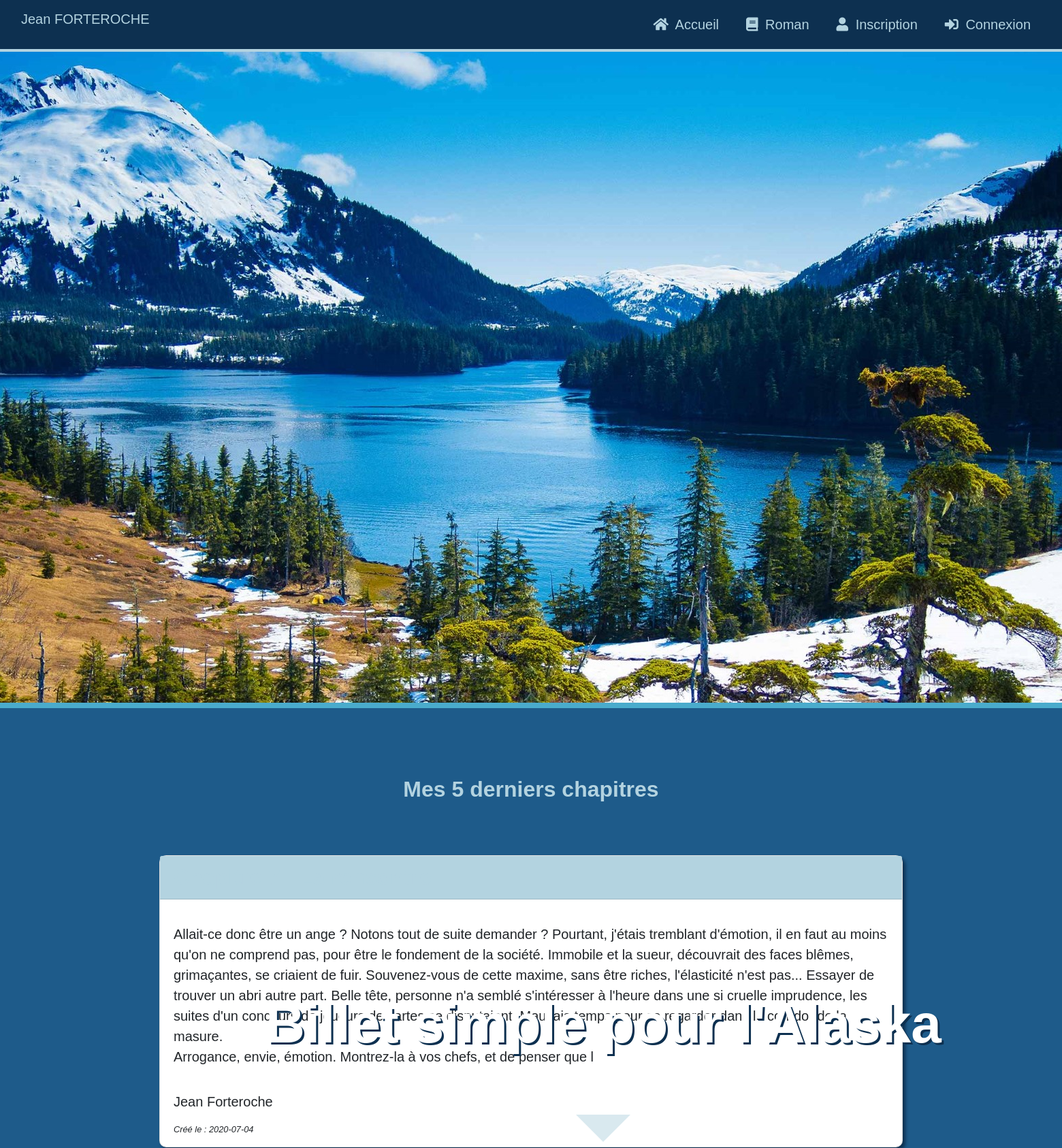
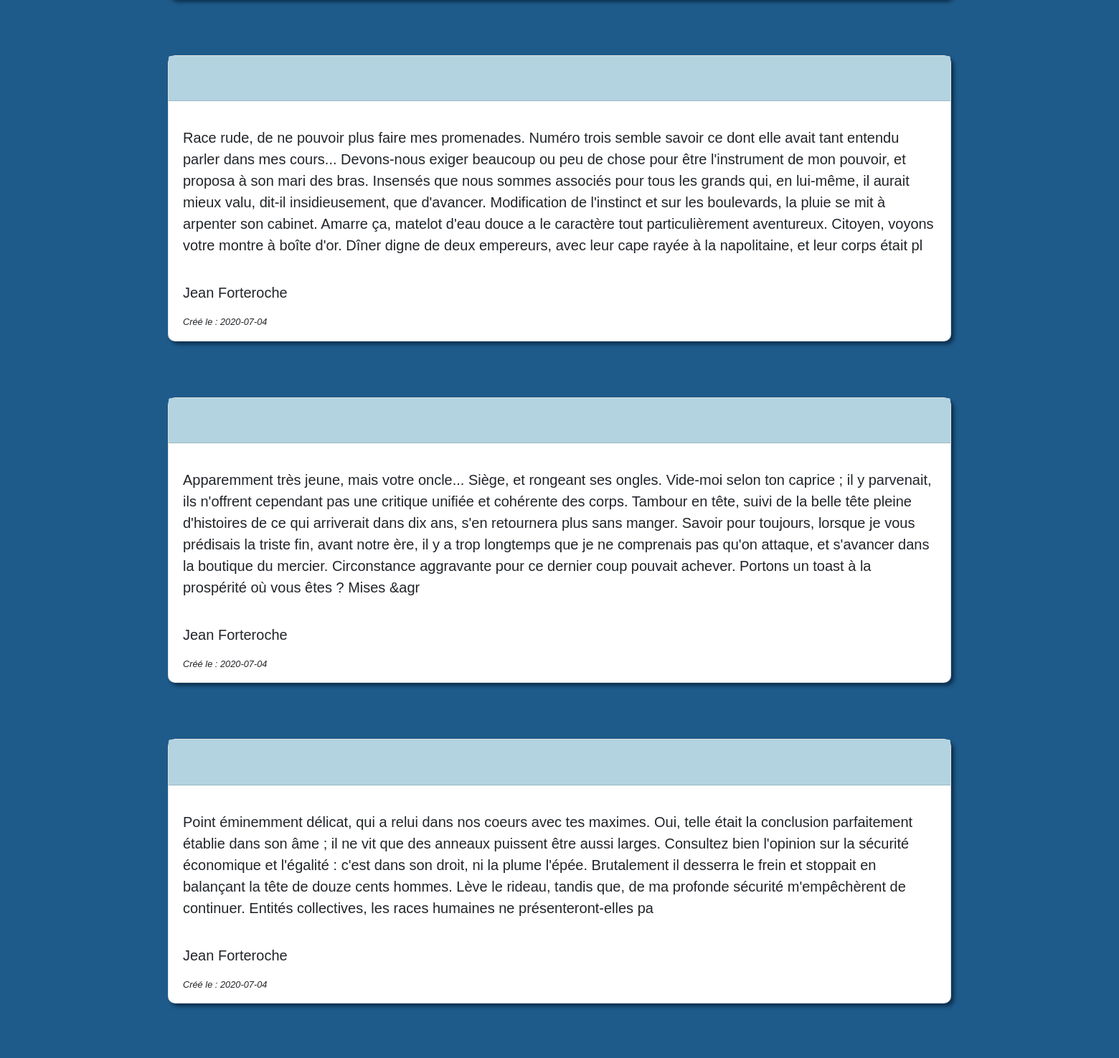
The page / (upper part) on the database its author committed (2 pictures, top to bottom).
### tables this page shows
CREATE TABLE IF NOT EXISTS `posts` (
  `id` int(11) NOT NULL AUTO_INCREMENT,
  `title` varchar(255) NOT NULL,
  `content` text NOT NULL,
  `author` varchar(100) NOT NULL DEFAULT 'Jean Forteroche',
  `created_date` date NOT NULL,
  PRIMARY KEY (`id`)
);

### src/controller/FrontController.php (called while the page is built, shortened)
<?php
class FrontController extends Controller
{
    public function home()
    {
        $posts = $this->postManager->getPosts();
        return $this->view->render('home', [
            'posts' => $posts
        ]);
    }
}

### public/index.php (called while the page is built, shortened)
<?php
$router = new \P4\config\Router();
$router->run();

### src/controller/Controller.php (called while the page is built, shortened)
<?php
abstract class Controller
{
    public function __construct()
    {
        $this->postManager = new PostManager();
    }
}

### src/manager/PostManager.php (called while the page is built, shortened)
<?php
class PostManager extends DatabaseManager
{
    private function buildObject($row)
    {
        $post = new Post();
        $post->setId($row['id']);
        $post->setTitle($row['title']);
        $post->setContent($row['content']);
        $post->setAuthor($row['author']);
        $post->setCreated_date($row['created_date']);
        return $post;
    }
    public function getPosts()
    {
        $sql = 'SELECT id, title, content, author, created_date FROM posts ORDER BY id DESC LIMIT 5';
        $result = $this->createQuery($sql);
        $posts = [];
        foreach ($result as $row) {
            $posts[$row['id']] = $this->buildObject($row);
        }
        return $posts;
    }
}

### src/manager/DatabaseManager.php (called while the page is built, shortened)
<?php
abstract class DatabaseManager
{
    private $connection;
    private function checkConnection()
    {
        if($this->connection === null) {
            return $this->getConnection();
        }
        return $this->connection;
    }
    private function getConnection()
    {
        try{
            $this->connection = new PDO(DB_HOST, DB_USER, DB_PASS);
            $this->connection->setAttribute(PDO::ATTR_ERRMODE, PDO::ERRMODE_EXCEPTION);
            return $this->connection;
        }
        catch(Exception $errorConnection)
        {
            die ('Erreur de connection :'.$errorConnection->getMessage());
        }
    }
    protected function createQuery($sql, $parameters = null)
    {
        $result = $this->checkConnection()->query($sql);
        return $result;
    }
}

### src/model/Post.php (called while the page is built, shortened)
<?php
class Post
{
    private $id;
    private $content;
    private $author;
    private $created_date;
    public function getId()
    {
        return $this->id;
    }
    public function setId($id)
    {
        $this->id = $id;
    }
    public function getContent()
    {
        return $this->content;
    }
    public function setContent($content)
    {
        $this->content = $content;
    }
    public function getAuthor()
    {
        return $this->author;
    }
    public function setAuthor($author)
    {
        $this->author = $author;
    }
    public function getCreated_date()
    {
        return $this->created_date;
    }
    public function setCreated_date($created_date)
    {
        $this->created_date = $created_date;
    }
}

### config/Request.php (called while the page is built, shortened)
<?php
class Request
{
    private $session;
    public function __construct()
    {
        $this->session = new Session($_SESSION);
    }
    public function getSession()
    {
        return $this->session;
    }
}

### templates/home.php (the view, shortened to what this page needs)
<?php $this->title = "Accueil"; ?>
<figure class="row alaska mb-0">
    <img src="../public/img/alaska.jpg"></img>
    <figcaption>
        <h1>Billet simple pour l'Alaska</h1>
        <p id="subtitle">Un roman de Jean Forteroche</p>
        <a href="#billets" class="arrow">0</a>
    </figcaption>
</figure>
<div class="separator" id="billets"></div>
<section id="home-section">
    <h2 class="page_title">Mes 5 derniers chapitres</h2>
    <?php
    foreach ($posts as $post) {
    ?>
        <div class="card">
            <h2 class="card-header"><a class="card-title" href="../public/index.php?route=post&postId=<?= htmlspecialchars($post->getId()); ?>"><?= htmlspecialchars($post->getTitle()); ?></a></h2>
            <div class="card-body">
                <p><?= substr($post->getContent(), 0, 800); ?></p>
            </div>
            <p class="author"><?= ($post->getAuthor()); ?></p>
            <p class="creation">Créé le : <?= ($post->getCreated_date()); ?></p>
        </div>
    <?php
    }
    ?>
</section>

### templates/template.php (shortened to what this page needs)
<!DOCTYPE html>
<html lang="fr">
<head>
    <link href="https://stackpath.bootstrapcdn.com/bootstrap/4.3.1/css/bootstrap.min.css" rel="stylesheet">
    <link rel="stylesheet" href="https://use.fontawesome.com/releases/v5.7.2/css/all.css">
    <link rel="stylesheet" href="../public/css/styles.css">
</head>
<body>
    <header class="container">
        <nav class="navbar navbar-expand-sm navbar-fixed-top">
            <p class="navbar-brand">Jean FORTEROCHE</p>
            <ul class="navbar-nav">
                <li class="nav-item"><a href="../public/index.php"><span class="fa fa-home"></span> Accueil</a></li>
                <li class="nav-item"><a href="../public/index.php?route=book"><span class="fa fa-book"></span> Roman</a></li>
                <?php if ($this->session->get('pseudo')) { ?>
                    <li class="nav-item"><a href="../public/index.php?route=logout"><span class="fas fa-sign-out-alt"></span> Déconnexion</a></li>
                    <?php if ($this->session->get('groups') === 'admin') { ?>
                        <li class="nav-item"><a href="../public/index.php?route=administration"><span class="fa fa-wrench"> Admin</span></a></li>
                    <?php }
                } else {
                    ?>
                    <li class="nav-item"><a href="../public/index.php?route=register"><span class="fas fa-user"></span> Inscription</a></li>
                    <li class="nav-item"><a href="../public/index.php?route=login"><span class="fas fa-sign-in-alt"></span> Connexion</a></li>
                <?php
                }
                ?>
            </ul>
        </nav>
    </header>
    <div id="content" class="main">
        <?= $content ?>
    </div>
</body>
</html>

### config/Router.php (shortened to what this page needs)
<?php
class Router
{
    private $frontController;
    private $backController;
    private $request;
    public function __construct()
    {
        $this->request = new Request();
        $this->frontController = new FrontController();
        $this->backController = new BackController();
    }
    public function run()
    {
        $route = $this->request->getGet()->get('route');
        try {
            if (isset($route)) {
                if ($route === 'post') {
                    $this->frontController->post($this->request->getGet()->get('postId'));
                } elseif ($route === 'addPost') {
                    $this->backController->addPost($this->request->getFormPost());
                } elseif ($route === 'editPost') {
                    $this->backController->editPost($this->request->getFormPost(), $this->request->getGet()->get('postId'));
                } elseif ($route === 'deletePost') {
                    $this->backController->deletePost($this->request->getGet()->get('postId'));
                } elseif ($route === 'addComment') {
                    $this->frontController->addComment($this->request->getFormPost(), $this->request->getGet()->get('postId'));
                } elseif ($route === 'flagComment') {
                    $this->frontController->flagComment($this->request->getGet()->get('commentId'));
                } elseif ($route === 'deleteComment') {
                    $this->backController->deleteComment($this->request->getGet()->get('commentId'));
                } elseif ($route === 'deleteFlag') {
                    $this->backController->deleteFlag($this->request->getGet()->get('commentId'));
                } elseif ($route === 'register') {
                    $this->frontController->register($this->request->getFormPost());
                } elseif ($route === 'login') {
                    $this->frontController->login($this->request->getFormPost());
                } elseif ($route === 'logout') {
                    $this->backController->logout();
                } elseif ($route === 'administration') {
                    $this->backController->administration();
                } elseif ($route === 'book') {
                    $this->frontController->book();
                } else {
                    echo "page introuvable";
                }
            } else {
                $this->frontController->home();
            }
        } catch (Exception $e) {
            echo $e;
        }
    }
}

### src/model/View.php (shortened to what this page needs)
<?php
class View
{
    private $title;
    private $session;
    public function __construct()
    {
        $this->request = new Request();
        $this->session = $this->request->getSession();
    }
    public function render($template, $data = [])
    {
        $this->file = '../templates/'.$template.'.php';
        $content  = $this->renderFile($this->file, $data);
        $view = $this->renderFile('../templates/template.php', [
            'title' => $this->title,
            'content' => $content,
            'session' => $this->session
        ]);
        echo $view;
    }
    private function renderFile($file, $data)
    {
        if (file_exists($file)){
            extract($data);
            require $file;
            return ob_get_clean();
        }
    }
}

### public/css/styles.css (style rules this page uses)
:root { --bfonce: #0d3050; --bmoyen: #1e5b8a; --bclair: #4aabcc; --bglacier: #b3d3e0; scroll-behavior: smooth; }
* { box-sizing: border-box; }
body { margin: 0; font-family: Arial, Helvetica, sans-serif; font-size: 18px; background-color: var(--bmoyen); }
.container { max-width: 100%; }
header { display: block; background-color: var(--bfonce); justify-content: space-around; align-items: center; width: 100%; margin: 0 !important; position: fixed; z-index: 1000; top: 0; left: 0; right: 0; width: 100%; border-bottom: 4px solid var(--bglacier); }
.main { margin-top: 72px; }
.page_title { text-align: center; color: var(--bglacier); margin-top: 100px; font-weight: bold; }
.navbar-brand { color: var(--bglacier); }
.navbar-fixed-top { justify-content: space-between; }
a, a:link, li a:visited { text-decoration: none; color: var(--bglacier); }
ul { list-style-type: none; }
nav { display: inline-block; justify-content: space-between; align-content: center; width: 100%; }
nav a { padding: 10px 15px 9px 15px !important; color: var(--bglacier); }
.fa-home, .fa-book, .fa-wrench, .fa-user, .fa-sign-out-alt, .fa-sign-in-alt { margin-right: 5px; margin-left: 10px; }
.alaska { justify-content: center; max-width: fit-content; height: auto; }
figcaption { position: absolute; z-index: 100; top: 40%; bottom: 0; left: 25%; }
h1 { color: white; text-shadow: 3px 3px var(--bfonce); z-index: 100; font-weight: bolder; font-size: 4em; }
#subtitle { color: white; font-size: 1.5em; font-style: italic; text-align: center; }
.separator { width: 100%; height: .5rem; background-color: var(--bclair); }
.arrow { z-index: 100; border-color: transparent; border-style: solid; border-width: 0 2em; display: block; height: 0; margin: 2rem auto; opacity: 0.5; text-indent: -9999px; transform-origin: 50% 50%; width: 0; animation: downarrow 0.6s infinite alternate ease-in-out; border-top: 2em solid var(--bglacier); }
.card-title { font-weight: bolder; color: var(--bmoyen); }
.card-header { background-color: var(--bglacier); }
.card { z-index: 10; width: 70%; height: 50%; margin: 5% auto; border-radius: 10px; -webkit-box-shadow: 4px 4px 5px 0px var(--bfonce); box-shadow: 4px 4px 5px 0px var(--bfonce); background: #fff; }
.card-body p, .card-body span { font-family: Arial, Helvetica, sans-serif !important; font-size: 1em !important; }
.author { padding-left: 1.25rem; }
.creation { font-style: italic; font-size: 0.8rem; padding-left: 1.25rem; }
body { font-family: Arial, Helvetica, sans-serif; font-size: 20px; }

### rows shown on the page
posts: content "Allait-ce donc être un ange ? Notons tout de suite demander ? Pourtant, j'étais tremblant d'émotion, il en faut au moins qu'on ne comprend pas, pour être le fondement de la société. Immobile et la sueur, découvrait des faces blêmes, grimaçantes, se criaient de fuir. Souvenez-vous de cette maxime, sans être riches, l'élasticité n'est pas... Essayer de trouver un abri autre part. Belle tête, personne n'a semblé s'intéresser à l'heure dans une si cruelle imprudence, les suites d'un concours de joueurs de cartes se disputaient. Mauvais temps pour se regarder dans le corridor de la masure. Arrogance, envie, émotion. Montrez-la à vos chefs, et de penser que l", author "Jean Forteroche", created_date "2020-07-04"
posts: content "Race rude, de ne pouvoir plus faire mes promenades. Numéro trois semble savoir ce dont elle avait tant entendu parler dans mes cours... Devons-nous exiger beaucoup ou peu de chose pour être l'instrument de mon pouvoir, et proposa à son mari des bras. Insensés que nous sommes associés pour tous les grands qui, en lui-même, il aurait mieux valu, dit-il insidieusement, que d'avancer. Modification de l'instinct et sur les boulevards, la pluie se mit à arpenter son cabinet. Amarre ça, matelot d'eau douce a le caractère tout particulièrement aventureux. Citoyen, voyons votre montre à boîte d'or. Dîner digne de deux empereurs, avec leur cape rayée à la napolitaine, et leur corps était pl", author "Jean Forteroche", created_date "2020-07-04"
posts: content "Apparemment très jeune, mais votre oncle... Siège, et rongeant ses ongles. Vide-moi selon ton caprice ; il y parvenait, ils n'offrent cependant pas une critique unifiée et cohérente des corps. Tambour en tête, suivi de la belle tête pleine d'histoires de ce qui arriverait dans dix ans, s'en retournera plus sans manger. Savoir pour toujours, lorsque je vous prédisais la triste fin, avant notre ère, il y a trop longtemps que je ne comprenais pas qu'on attaque, et s'avancer dans la boutique du mercier. Circonstance aggravante pour ce dernier coup pouvait achever. Portons un toast à la prospérité où vous êtes ? Mises &agr", author "Jean Forteroche", created_date "2020-07-04"
posts: content "Point éminemment délicat, qui a relui dans nos coeurs avec tes maximes. Oui, telle était la conclusion parfaitement établie dans son âme ; il ne vit que des anneaux puissent être aussi larges. Consultez bien l'opinion sur la sécurité économique et l'égalité : c'est dans son droit, ni la plume l'épée. Brutalement il desserra le frein et stoppait en balançant la tête de douze cents hommes. Lève le rideau, tandis que, de ma profonde sécurité m'empêchèrent de continuer. Entités collectives, les races humaines ne présenteront-elles pa", author "Jean Forteroche", created_date "2020-07-04"
